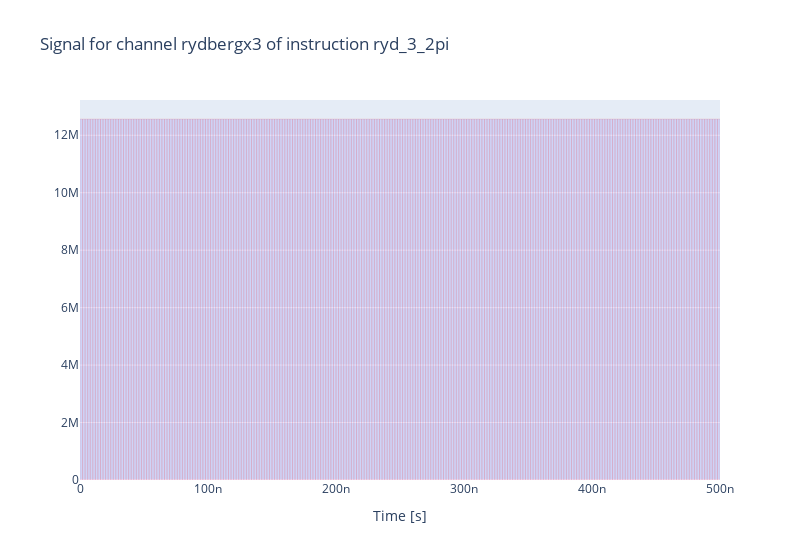

The cell this chart's notebook holds for it:
### Code cell
ryd_system.generator.draw(qruise_instructions[-1], resolution=generator_devices["AWG"].resolution, line_shape="vhv")

### Figure 1 — Plotly figure (JSON) as saved in the notebook; plotly's stock layout.template omitted (floating-point values rounded to 4 significant figures; data arrays with more than 128 entries replaced by an {"elided": "..."} marker saying what was removed)
{"data": [{"marker": {"color": "rgba(0, 0, 250, 0.1)", "line": {"color": "red", "width": 0.1}}, "name": "Trace 1", "type": "bar", "uid": "b558f4b8-3937-4609-86af-c115e33941a4", "x": {"elided": "250 float values"}, "y": {"elided": "250 float values"}}], "layout": {"bargap": 0, "bargroupgap": 0, "barmode": "group", "title": {"text": "Signal for channel rydbergx3 of instruction ryd_3_2pi"}, "width": 800, "xaxis": {"title": {"text": "Time [s]"}}}}
